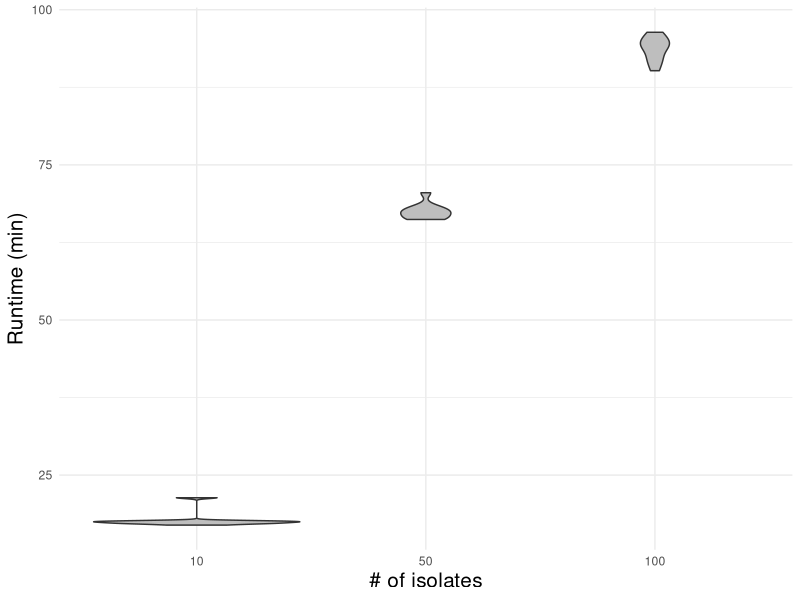
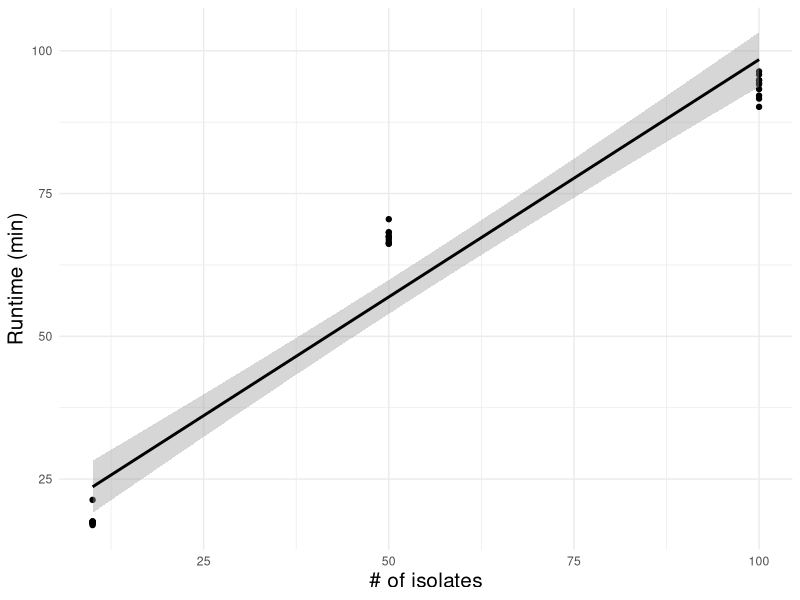

Here is the R script that generated these plots, in order:
## ---- chunk 1
knitr::opts_chunk$set(echo = TRUE)
## ---- chunk 2
library(dplyr)
library(ggplot2)
## ---- chunk 3
rt <- read.csv("snpcalling_runtimes.csv",header = FALSE)
head(rt)

rt <- subset(rt,V1 !=500)

rt %>% ggplot(aes(as.factor(V1),V2/60)) +
  geom_violin(fill = "gray") + theme_minimal() + 
  xlab("# of isolates") +
  ylab("Runtime (min)") + 
  theme(axis.title = element_text(size = 15)) 

rt %>% ggplot(aes(V1,V2/60)) +
  geom_point(fill = "gray") + theme_minimal() + 
  xlab("# of isolates") +
  ylab("Runtime (min)") + 
  geom_smooth(aes(V1,V2/60),color = "black",method="lm") +
  theme(axis.title = element_text(size = 15)) 
